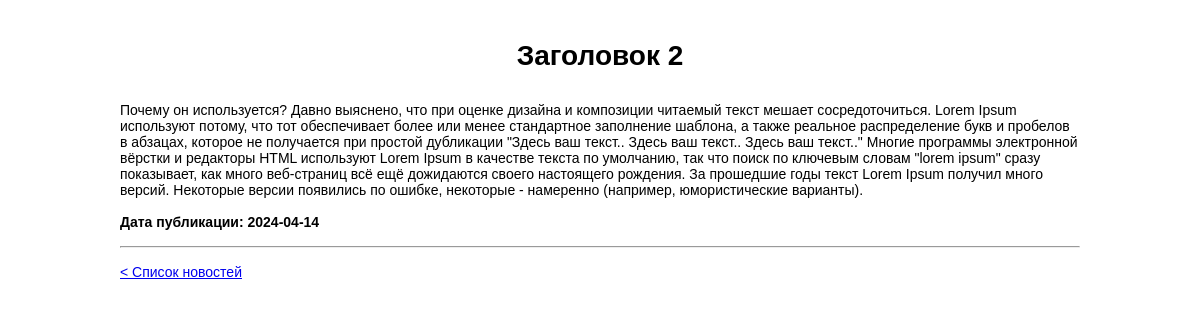
/reviews/2, run on the app's committed database.
### models.py (models this page shows)
class Review(db.Model):
    __tablename__ = 'reviews'
    id = db.Column(db.Integer, primary_key=True)
    title = db.Column(db.String(100), nullable=False)
    content = db.Column(db.Text, nullable=False)
    date = db.Column(db.Date, nullable=False)
    user_id = db.Column(db.Integer, db.ForeignKey('users.id'), nullable=False)

### app.py (the view)
@app.route('/reviews/<int:review_id>')
def get_post(review_id):
    review = Review.query.get_or_404(review_id)
    return render_template('single-review.html', review=review)

### templates/single-review.html (shortened to what this page needs)
{% extends "base.html" %}
{% block content %}
    <h1>{{ review.title }}</h1>
    <div>{{ review.content }}</div>
    <br>
    <div><b>Дата публикации: {{ review.date }}</b></div>
    <br>
    <hr>
    <br>
    <a href="/">< Список новостей</a>
    <br>
    <br>
    <br>
{% endblock %}

### static/css/style.css (style rules this page uses)
* { margin: 0; padding: 0; box-sizing: border-box; }
html, body { height: 100%; font-family: Arial, Helvetica, sans-serif; font-size: 14px; }
h1 { text-align: center; margin-bottom: 30px; }

### data on the page
Review: title "Заголовок 2", content "Почему он используется? Давно выяснено, что при оценке дизайна и композиции читаемый текст мешает сосредоточиться. Lorem Ipsum используют потому, что тот обеспечивает более или менее стандартное заполнение шаблона, а также реальное распределение букв и пробелов в абзацах, которое не получается при простой дубликации \"Здесь ваш текст.. Здесь ваш текст.. Здесь ваш текст..\" Многие программы электронной вёрстки и редакторы HTML используют Lorem Ipsum в качестве текста по умолчанию, так что поиск по ключевым словам \"lorem ipsum\" сразу показывает, как много веб-страниц всё ещё дожидаются своего настоящего рождения. За прошедшие годы текст Lorem Ipsum получил много версий. Некоторые версии…", date "2024-04-14"
